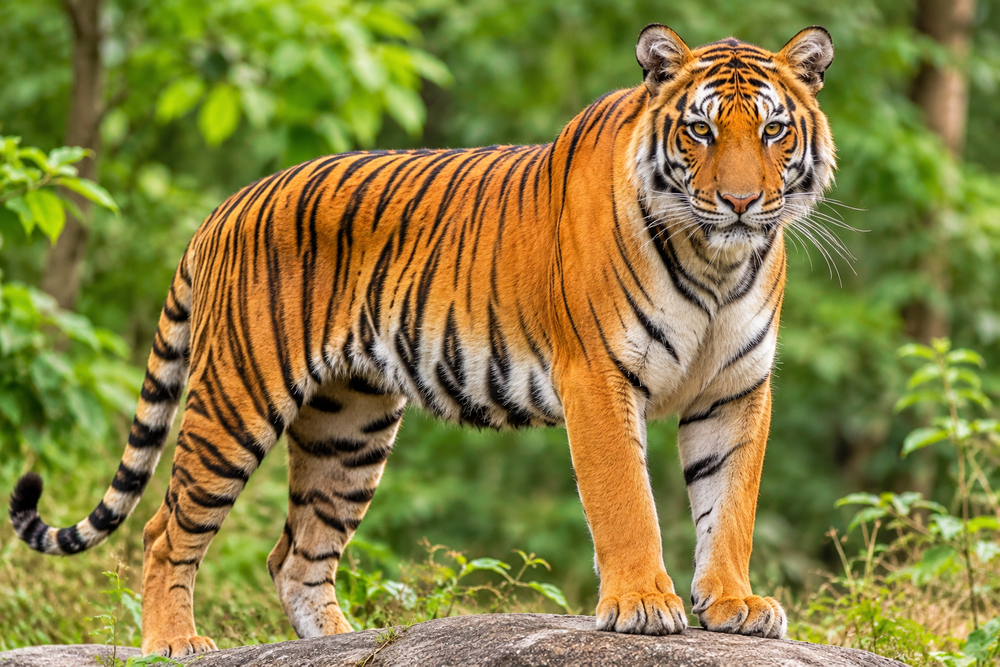
#> input picture tiger.png, 1000 x 667 px, shrunk from 1536 x 1024 before the run
$ jupyter execute EXP-6.ipynb   (older library calls are emulated)
#> lines starting #> are read from the running program, lines starting #| are printed output that depends on the picture
[cell 1]
import cv2
import numpy as np
import matplotlib.pyplot as plt
image = cv2.imread('tiger.png')
#> image is the input picture: shape (667, 1000, 3); mean B, G, R 63.6, 127.9, 135.8
gray_image = cv2.cvtColor(image, cv2.COLOR_BGR2GRAY)
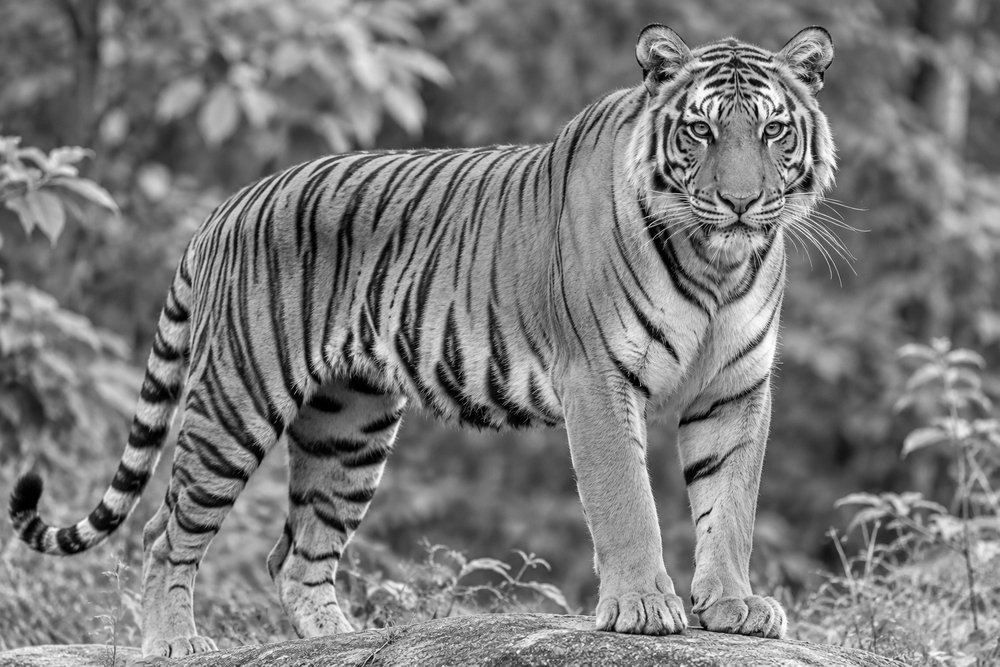
#> gray_image: shape (667, 1000); min 0, max 255, mean 122.9
plt.imshow(cv2.cvtColor(image, cv2.COLOR_BGR2RGB))
plt.title('Original Image')
plt.axis('off')

[cell 2]
sobel_x = cv2.Sobel(gray_image, cv2.CV_64F, 1, 0, ksize=5)
sobel_y = cv2.Sobel(gray_image, cv2.CV_64F, 0, 1, ksize=5)
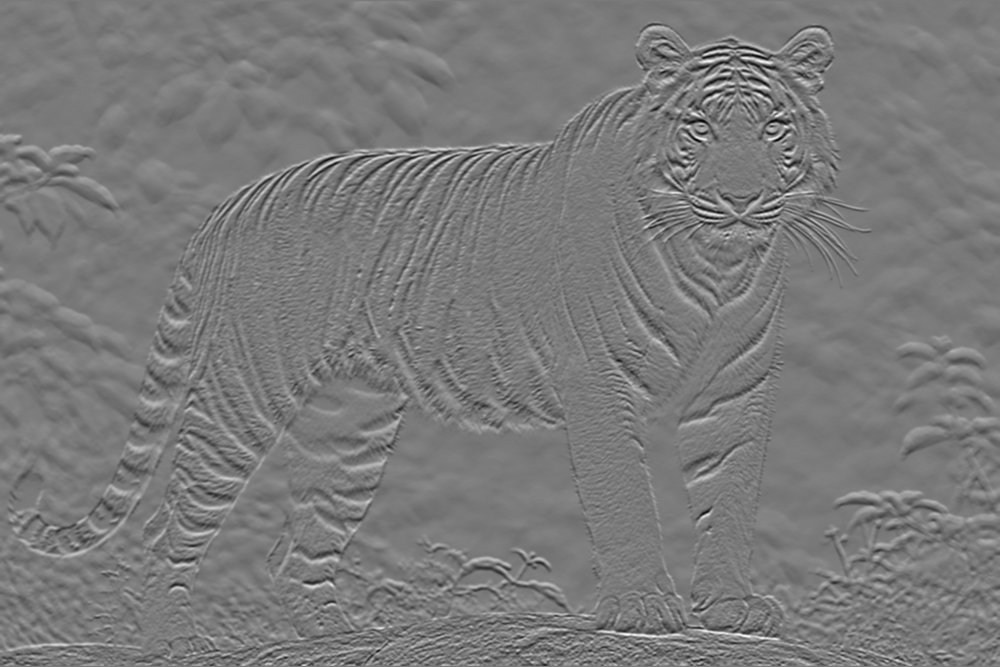
#> sobel_y: shape (667, 1000) float64; min -7851, max 8499, mean 5.9; drawn with min black and max white
sobel_combined = cv2.magnitude(sobel_x, sobel_y)
plt.imshow(sobel_combined, cmap='gray')
plt.title('Sobel Edge Detection')
plt.axis('off')

[cell 3]
image = cv2.imread("tiger.png")
gray = cv2.cvtColor(image, cv2.COLOR_BGR2GRAY)
kernelx = np.array([[1, 0, -1],
                    [1, 0, -1],
                    [1, 0, -1]], dtype=np.float32)

kernely = np.array([[ 1,  1,  1],
                    [ 0,  0,  0],
                    [-1, -1, -1]], dtype=np.float32)
prewitt_x = cv2.filter2D(gray, cv2.CV_32F, kernelx)
prewitt_y = cv2.filter2D(gray, cv2.CV_32F, kernely)
prewitt = cv2.magnitude(prewitt_x, prewitt_y)
prewitt = cv2.convertScaleAbs(prewitt)
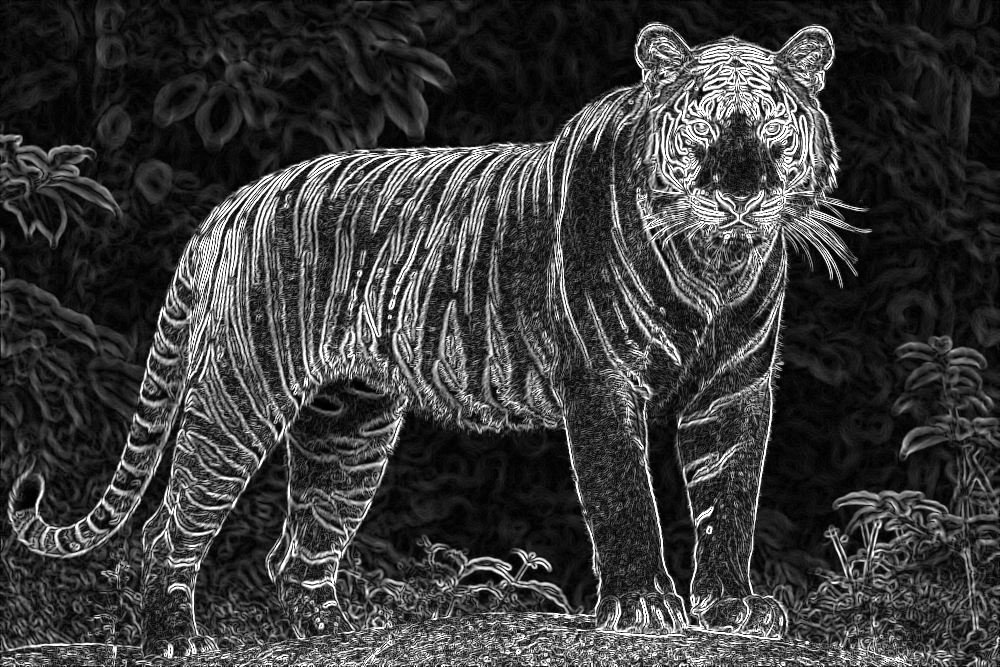
#> prewitt: shape (667, 1000); min 0, max 255, mean 58.4
plt.figure(figsize=(6,6))
plt.imshow(prewitt, cmap="gray")
plt.title("Prewitt Edge Detection")
plt.axis("off")
plt.show()

[cell 4]
image = cv2.imread("tiger.png")
gray = cv2.cvtColor(image, cv2.COLOR_BGR2GRAY)
kernelx = np.array([[1, 0],
                    [0, -1]], dtype=np.float32)
kernely = np.array([[0, 1],
                    [-1, 0]], dtype=np.float32)
roberts_x = cv2.filter2D(gray, cv2.CV_32F, kernelx)
roberts_y = cv2.filter2D(gray, cv2.CV_32F, kernely)
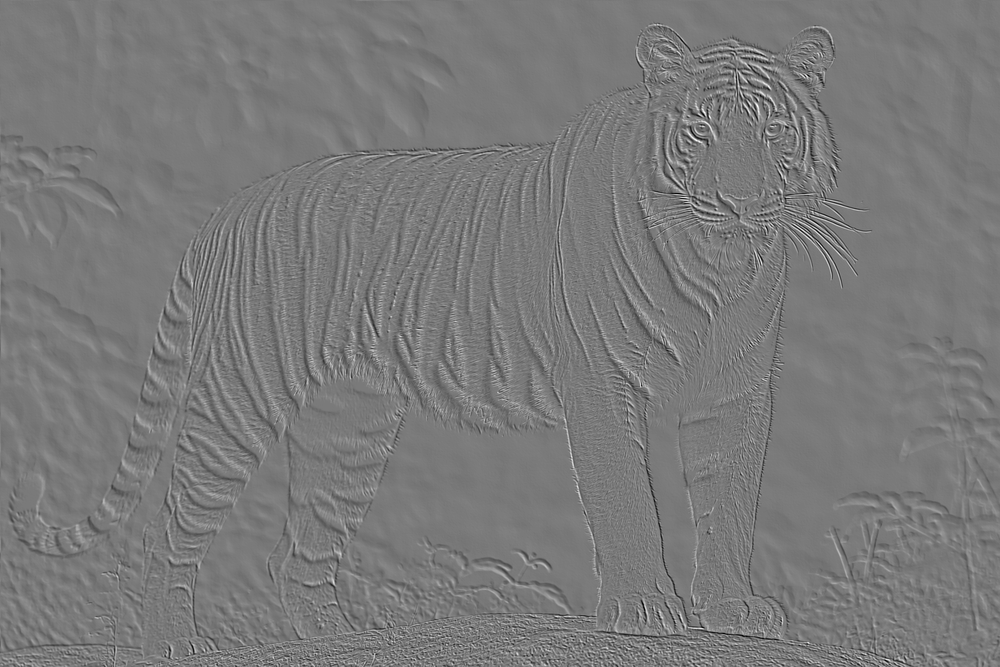
#> roberts_y: shape (667, 1000) float32; min -168, max 183, mean 0; drawn with min black and max white
roberts = cv2.magnitude(roberts_x, roberts_y)
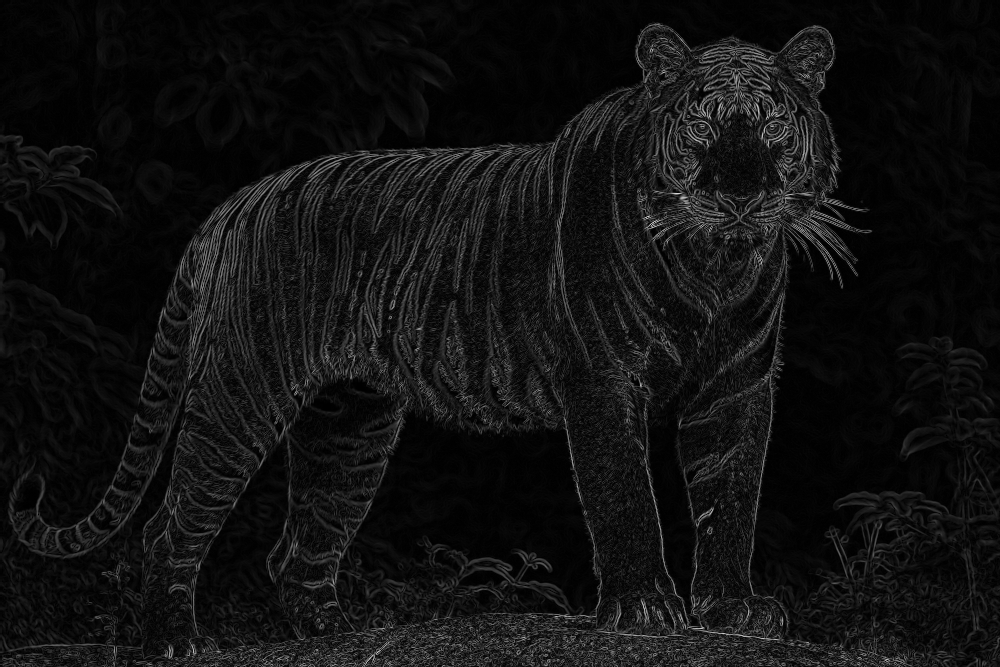
#> roberts: shape (667, 1000) float32; min 0, max 216.5, mean 17.6
roberts = cv2.convertScaleAbs(roberts)
plt.figure(figsize=(6,6))
plt.imshow(roberts, cmap="gray")
plt.title("Roberts Edge Detection")
plt.axis("off")
plt.show()

[cell 5]
laplacian = cv2.Laplacian(gray_image, cv2.CV_64F)
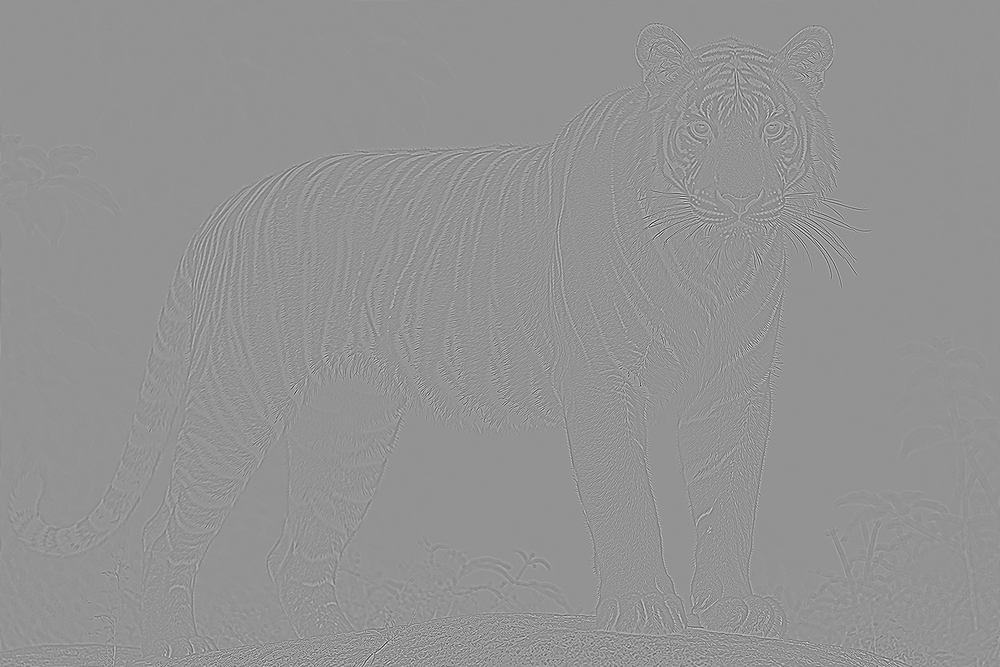
#> laplacian: shape (667, 1000) float64; min -515, max 375, mean 0; drawn with min black and max white
plt.imshow(laplacian, cmap='gray')
plt.title('Laplacian Edge Detection')
plt.axis('off')

[cell 6]
image = cv2.imread("tiger.png")
image_rgb = cv2.cvtColor(image, cv2.COLOR_BGR2RGB)
gray = cv2.cvtColor(image, cv2.COLOR_BGR2GRAY)
edges = cv2.Canny(gray, 100, 200)
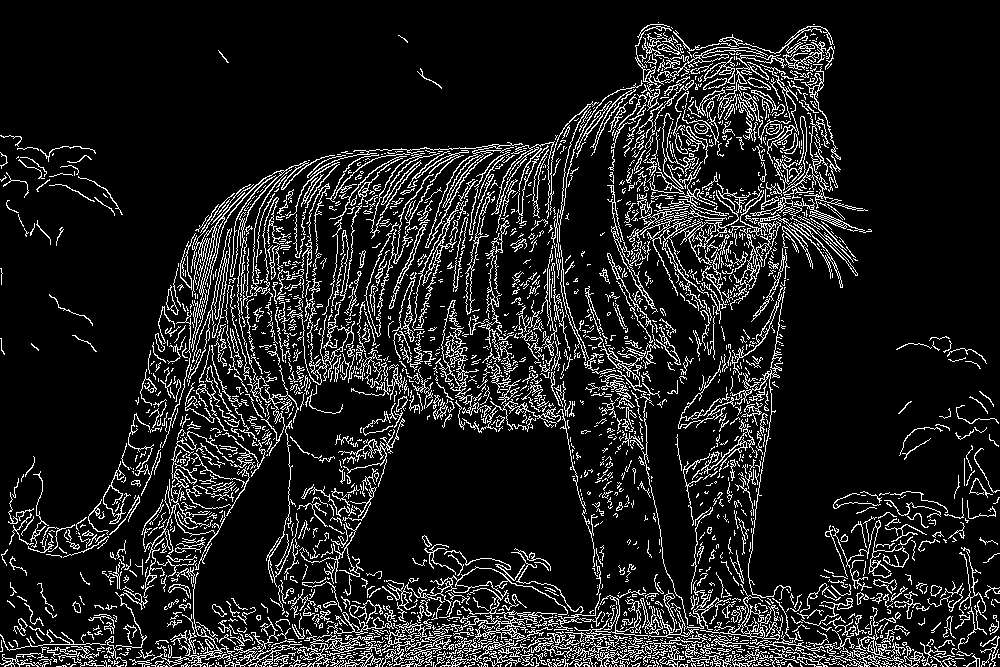
#> edges: shape (667, 1000); 12.2% white in thin lines or dots
plt.imshow(edges, cmap="gray")
plt.title("Canny Edge Detection")
plt.axis("off")
plt.show()
